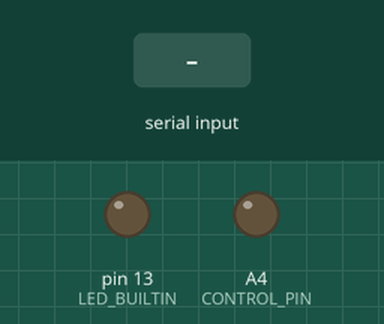
Recording of a sketch running on a simulated Arduino Uno, built with avr-gcc and run on an emulated ATmega328P. Shown: output pins drawn as LEDs (lit = HIGH). Inputs (shaded band) come from the test bench.

Above: at 1.2 s.
1.3 s: "r" received over Serial
At 2.5 s:
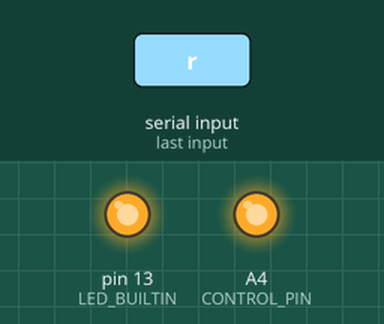
2.8 s: "1" received over Serial
At 3.7 s:
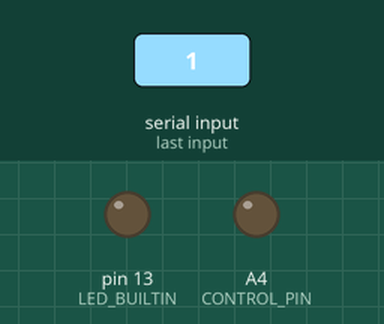
Timing chart, 0 to 5.8 s (numbered marks = the images above; inputs shaded):
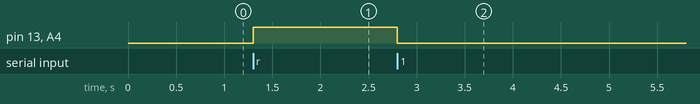

Measured:
- after the input at 1.3 s, pin 13 (LED_BUILTIN), A4 (CONTROL_PIN): LOW → HIGH at once
- after the input at 2.8 s, pin 13 (LED_BUILTIN), A4 (CONTROL_PIN): HIGH → LOW at once

The sketch:

TrashParrotRecorder.ino
```cpp
#define CONTROL_PIN A4

void setup() {
  // put your setup code here, to run once:
  Serial.begin(9600);
  pinMode(CONTROL_PIN, OUTPUT);
  pinMode(LED_BUILTIN, OUTPUT);
}

void loop() {
  // put your main code here, to run repeatedly:
  if (Serial.available() > 0) {
    byte data = Serial.read();
    if (data == 114){
      digitalWrite(CONTROL_PIN, HIGH);
      digitalWrite(LED_BUILTIN, HIGH);
    }else{
      digitalWrite(CONTROL_PIN, LOW);
      digitalWrite(LED_BUILTIN, LOW);
    }
  }
}
```
